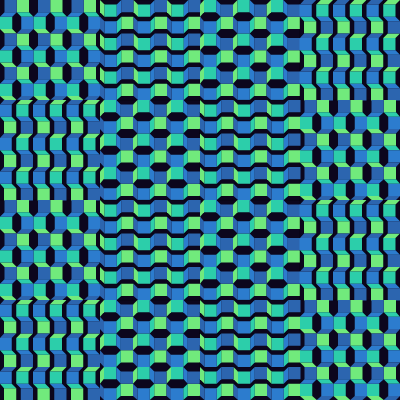
Frame 1 (no input)
Frame 60 (no input): identical to frame 1, image omitted
Frame 120 (the mouse pressed at the canvas centre since frame 60): identical to frame 1, image omitted

The p5.js sketch that drew this single still picture (run headless with seeded random() and noise() and a simulated clock; from frame 60 on, the mouse is pressed at the canvas centre):

// p5.js sketch
// ── sketch.js
function setup() {
  createCanvas(400, 400);
  angleMode (DEGREES)
}

function draw() {
  background(12, 6, 29);
  
  push();
  translate(50,50);
  scale(1/4)
  modulo1();
  pop();
  
   push();
  translate(150,50);
  scale(1/4)
  modulo2();
  pop();
  
  push();
  translate(250,50);
  rotate(90)
  scale(1/4)
  modulo1();
  pop();
  
   push();
  translate(350,50);
  rotate(90)
  scale(1/4)
  modulo2();
  pop();
  
  push();
  translate(50,150);
  rotate(90)
  scale(1/4)
  modulo2();
  pop();
  
   push();
  translate(150,150);
  rotate(90)
  scale(1/4)
  modulo1();
  pop();
  
   push();
  translate(250,150);
  scale(1/4)
  modulo2();
  pop();
  
   push();
  translate(350,150);
  scale(1/4)
  modulo1();
  pop();
  
  push();
  translate(50,250);
  scale(1/4)
  modulo1();
  pop();
  
   push();
  translate(150,250);
  scale(1/4)
  modulo2();
  pop();
  
  push();
  translate(250,250);
  rotate(90)
  scale(1/4)
  modulo1();
  pop();
  
   push();
  translate(350,250);
  rotate(90)
  scale(1/4)
  modulo2();
  pop();
  
  push();
  translate(50,350);
  rotate(90)
  scale(1/4)
  modulo2();
  pop();
  
   push();
  translate(150,350);
  rotate(90)
  scale(1/4)
  modulo1();
  pop();
  
   push();
  translate(250,350);
  scale(1/4)
  modulo2();
  pop();
  
   push();
  translate(350,350);
  scale(1/4)
  modulo1();
  pop();
}

 function modulo1() {
  push();
  translate(-200,-200);
  noStroke();
  fill(113, 234, 124);
  rect(67, 0, 49, 49);
  rect(201, 0, 49, 49);
  rect(335, 0, 49, 49);
  quad(0, 116, 49, 116, 67, 134, 18, 134);
  quad(134, 116, 183, 116, 201, 134, 152, 134);
  quad(268, 116, 315, 116, 335, 134, 286, 134);
  rect(67, 134, 49, 49);
  rect(201, 134, 49, 49);
  rect(335, 134, 49, 49);
  quad(0, 250, 49, 250, 67, 268, 18, 268);
  quad(134, 250, 183, 250, 201, 268, 152, 268);
  quad(268, 250, 315, 250, 335, 268, 286, 268);
  rect(67, 268, 49, 49);
  rect(201, 268, 49, 49);
  rect(335, 268, 49, 49);
  quad(0, 384, 49, 384, 67, 400, 18, 400);
  quad(134, 384, 183, 384, 201, 400, 152, 400);
  quad(268, 384, 315, 384, 335, 400, 286, 400);
  
  

  
  fill(44, 206, 170);
  quad(67, 49, 116, 49, 134, 67, 85, 67);
  quad(201, 49, 250, 49, 268, 67, 219, 67);
  quad(335, 49, 384, 49, 400, 67, 353, 67);
  rect(0, 67, 49, 49);
  rect(134, 67, 49, 49);
  rect(268, 67, 49, 49);
  quad(67, 183, 116, 183, 134, 201, 85, 201);
  quad(201, 183, 250, 183, 268, 201, 219, 201);
  quad(335, 183, 384, 183, 400, 201, 353, 201);
  rect(0, 201, 49, 49);
  rect(134, 201, 49, 49);
  rect(268, 201, 49, 49);
  quad(67, 317, 116, 317, 134, 335, 85, 335);
  quad(201, 317, 250, 317, 268, 335, 219, 335);
  quad(335, 317, 384, 317, 400, 335, 353, 335);
  rect(0, 335, 49, 49);
  rect(134, 335, 49, 49);
  rect(268, 335, 49, 49);
  
  
  
  noStroke();
  fill(44, 124, 206);
  quad(18, 49, 67, 49, 49, 67, 0, 67);
  quad(152, 49, 201, 49, 183, 67, 134, 67);
  quad(286, 49, 335, 49, 315, 67, 268, 67);
  rect(85, 67, 49, 49);
  rect(219, 67, 49, 49);
  rect(353, 67, 49, 49);
  quad(18, 183, 67, 183, 49, 201, 0, 201);
  quad(152, 183, 201, 183, 183, 201, 134, 201);
  quad(286, 183, 335, 183, 315, 201, 268, 201);
  rect(85, 201, 49, 49);
  rect(219, 201, 49, 49);
  rect(353, 201, 49, 49);
  quad(18, 317, 67, 317, 49, 335, 0, 335);
  quad(152, 317, 201, 317, 183, 335, 134, 335);
  quad(286, 317, 335, 317, 315, 335, 268, 335);
  rect(85, 335, 49, 49);
  rect(219, 335, 49, 49);
  rect(353, 335, 49, 49);
  
  fill(44, 101, 175);
  rect(18, 0, 49, 49);
  rect(152, 0, 49, 49);
  rect(286, 0, 49, 49);
  quad(85, 116, 134, 116, 116, 134, 67, 134);
  quad(219, 116, 268, 116, 250, 134, 201, 134);
  quad(353, 116, 400, 116, 384, 134, 335, 134);
  rect(18, 134, 49, 49);
  rect(152, 134, 49, 49);
  rect(286, 134, 49, 49);
  quad(85, 250, 134, 250, 116, 268, 67, 268);
  quad(219, 250, 268, 250, 250, 268, 201, 268);
  quad(353, 250, 400, 250, 384, 268, 335, 268);
  rect(18, 268, 49, 49);
  rect(152, 268, 49, 49);
  rect(286, 268, 49, 49);
  quad(85, 384, 134, 384, 116, 400, 67, 400);
  quad(219, 384, 268, 384, 250, 400, 201, 400);
  quad(353, 384, 400, 384, 384, 400, 335, 400);
  pop();

}

  function modulo2() {
  push();
  translate(-200,-200);
  fill(12, 6, 29);
  quad(0, 0, 85, 0, 67, 18, 18, 18);
  quad(134, 0, 219, 0, 201, 18, 152, 18);
  quad(268, 0, 353, 0, 335, 18, 286, 18);
  
  triangle(0, 49, 18, 67, 0, 67);
  quad(0,67, 85, 67, 67, 85, 18, 85);
  triangle(67, 67, 85, 49, 85, 67);
  rect(85, 49, 49, 18);
  triangle(134, 49, 152, 67, 134, 67);
  quad(134, 67, 219, 67, 201, 85, 152, 85);
  triangle(201, 67, 219, 49, 219, 67);
  rect(219, 49, 49, 18);
  triangle(268, 49, 286, 67, 268, 67);
  quad(268, 67, 353, 67, 335, 85, 286, 85);
  triangle(335, 67, 353, 49, 353, 67);
  rect(353, 49, 49, 18);
  

  triangle(0, 116, 18, 134, 0, 134);
  quad(0,134, 85, 134, 67, 152, 18, 152);
  quad(67, 134, 85, 116, 134, 116, 152, 134);
  quad(134, 134, 219, 134, 201, 152, 152, 152);
  quad(201, 134, 219, 116, 268, 116, 286, 134);
  quad(268, 134, 353, 134, 335, 152, 286, 152);
  quad(335, 134, 353, 116, 400, 116, 400, 134);
  
  triangle(0, 183, 18, 201, 0, 201);
  quad(0,201, 85, 201, 67, 219, 18, 219);
  quad(67, 201, 85, 183, 134, 183, 152, 201);
  quad(134, 201, 219, 201, 201, 219, 152, 219);
  quad(201, 201, 219, 183, 268, 183, 286, 201);
  quad(268, 201, 353, 201, 335, 219, 286, 219);
  quad(335, 201, 353, 183, 400, 183, 400, 201);
  
  triangle(0, 250, 18, 268, 0, 268);
  quad(0, 268, 85, 268, 67, 286, 18, 286);
  quad(67, 268, 85, 250, 134, 250, 152, 268);
  quad(134, 268, 219, 268, 201, 286, 152, 286);
  quad(201, 268, 219, 250, 268, 250, 286, 268);
  quad(268, 268, 353, 268, 335, 286, 286, 286);
  quad(335, 268, 353, 250, 400, 250, 400, 268);
  
  triangle(0, 317, 18, 335, 0, 335);
  quad(0, 335, 85, 335, 67, 353, 18, 353);
  quad(67, 335, 85, 317, 134, 317, 152, 335);
  quad(134, 335, 219, 335, 201, 353, 152, 353);
  quad(201, 335, 219, 317, 268, 317, 286, 335);
  quad(268, 335, 353, 335, 335, 353, 286, 353);
  quad(335, 335, 353, 317, 400, 317, 400, 335);
  
  triangle(0, 384, 18, 400, 0, 400);
  quad(67, 400, 85, 384, 134, 384, 152, 400);
  quad(201, 400, 219, 384, 268, 384, 286, 400);
  quad(335, 400, 353, 384, 400, 384, 400, 400);
  
  
  noStroke();
  fill(113, 234, 124);
  quad(0, 0, 18, 18, 18, 67, 0, 49);
  quad(134, 0, 152, 18, 152, 67, 134, 49);
  quad(268, 0, 286, 18, 286, 67, 268, 49);
  rect(85, 67, 49, 49);
  rect(219, 67, 49, 49);
  rect(353, 67, 49, 49);
  quad(0, 134, 18, 152, 18, 201, 0, 183);
  quad(134, 134, 152, 152, 152, 201, 134, 183);
  quad(268, 134, 286, 152, 286, 201, 268, 183);
  rect(85, 201, 49, 49);
  rect(219, 201, 49, 49);
  rect(353, 201, 49, 49);
  quad(0, 268, 18, 286, 18, 335, 0, 317);
  quad(134, 268, 152, 286, 152, 335, 134, 317);
  quad(268, 268, 286, 286, 286, 335, 268, 317);
  rect(85, 335, 49, 49);
  rect(219, 335, 49, 49);
  rect(353, 335, 49, 49);
  

  
  fill(44, 206, 170);
  rect(18, 18, 49, 49);
  rect(152, 18, 49, 49);
  rect(286, 18, 49, 49);
  quad(67, 85, 85, 67, 85, 116, 67, 134);
  quad(201, 85, 219, 67, 219, 116, 201, 134);
  quad(335, 85, 353, 67, 353, 116, 335, 134);
  rect(18, 152, 49, 49);
  rect(152, 152, 49, 49);
  rect(286, 152, 49, 49);
  quad(67, 219, 85, 201, 85, 250, 67, 268);
  quad(201, 219, 219, 201, 219, 250, 201, 268);
  quad(335, 219, 353, 201, 353, 250, 335, 268);
  rect(18, 286, 49, 49);
  rect(152, 286, 49, 49);
  rect(286, 286, 49, 49);
  quad(67, 353, 85, 335, 85, 384, 67, 400);
  quad(201, 353, 219, 335, 219, 384, 201, 400);
  quad(335, 353, 353, 335, 353, 384, 335, 400);
  
  
  
  
  noStroke();
  fill(44, 124, 206);
  quad(67, 18, 85, 0, 85, 49, 67, 67);
  quad(201, 18, 219, 0, 219, 49, 201, 67);
  quad(335, 18, 353, 0, 353, 49, 335, 67);
  rect(18, 85, 49, 49);
  rect(152, 85, 49, 49);
  rect(286, 85, 49, 49);
  quad(67, 152, 85, 134, 85, 183, 67, 201);
  quad(201, 152, 219, 134, 219, 183, 201, 201);
  quad(335, 152, 353, 134, 353, 183, 335, 201);
  rect(18, 219, 49, 49);
  rect(152, 219, 49, 49);
  rect(286, 219, 49, 49);
  quad(67, 286, 85, 268, 85, 317, 67, 335);
  quad(201, 286, 219, 268, 219, 317, 201, 335);
  quad(335, 286, 353, 268, 353, 317, 335, 335);
  rect(18, 353, 49, 49);
  rect(152, 353, 49, 49);
  rect(286, 353, 49, 49);
  
  fill(44, 101, 175);
  rect(85, 0, 49, 49);
  rect(219, 0, 49, 49);
  rect(353, 0, 49, 49);
  quad(0, 67, 18, 85, 18, 134, 0, 116);
  quad(134, 67, 152, 85, 152, 134, 134, 116);
  quad(268, 67, 286, 85, 286, 134, 268, 116);
  rect(85, 134, 49, 49);
  rect(219, 134, 49, 49);
  rect(353, 134, 49, 49);
  quad(0, 201, 18, 219, 18, 268, 0, 250);
  quad(134, 201, 152, 219, 152, 268, 134, 250);
  quad(268, 201, 286, 219, 286, 268, 268, 250);
  rect(85, 268, 49, 49);
  rect(219, 268, 49, 49);
  rect(353, 268, 49, 49);
  quad(0, 335, 18, 353, 18, 400, 0, 384);
  quad(134, 335, 152, 353, 152, 400, 134, 384);
  quad(268, 335, 286, 353, 286, 400, 268, 384);
  pop();

}
